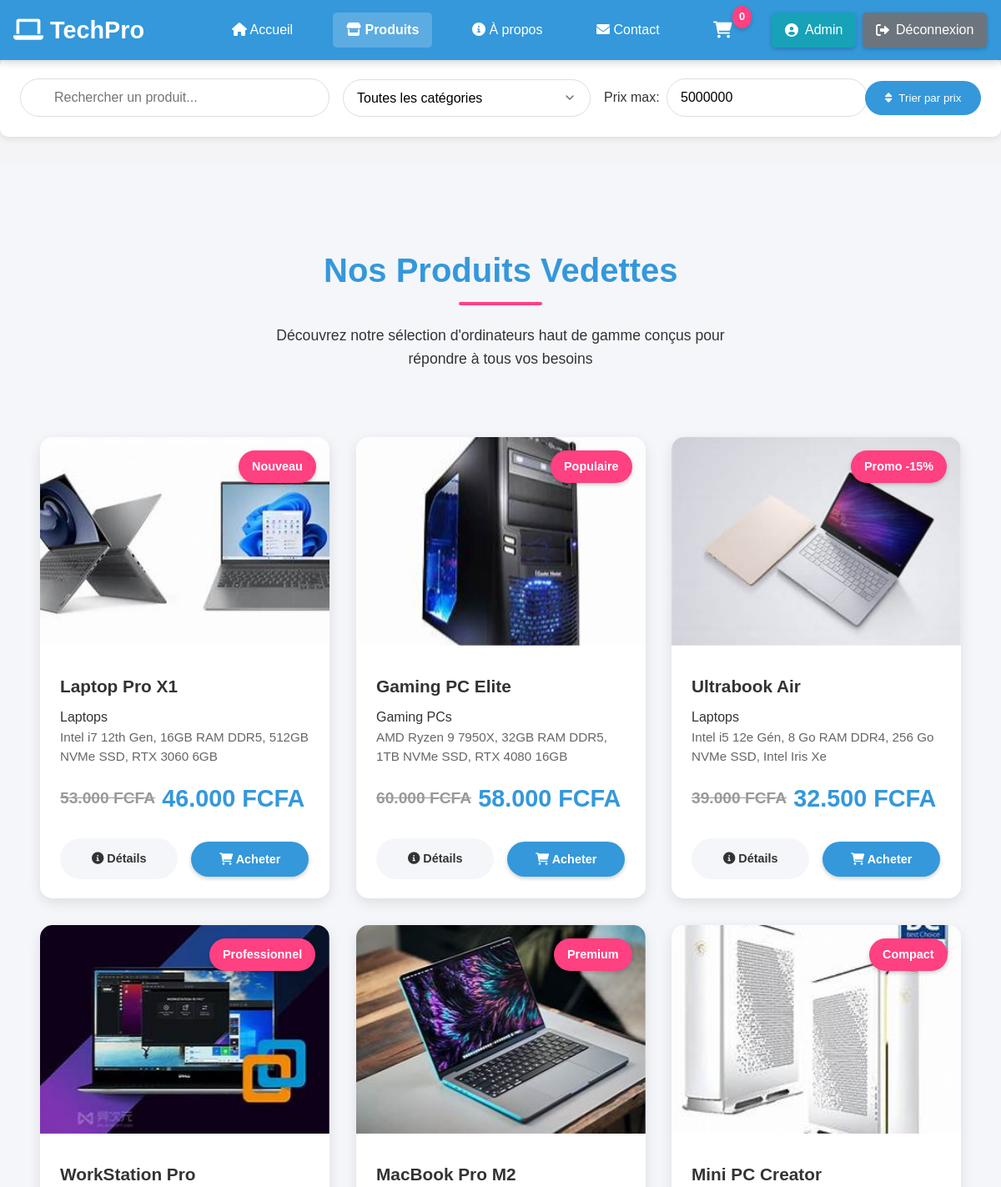
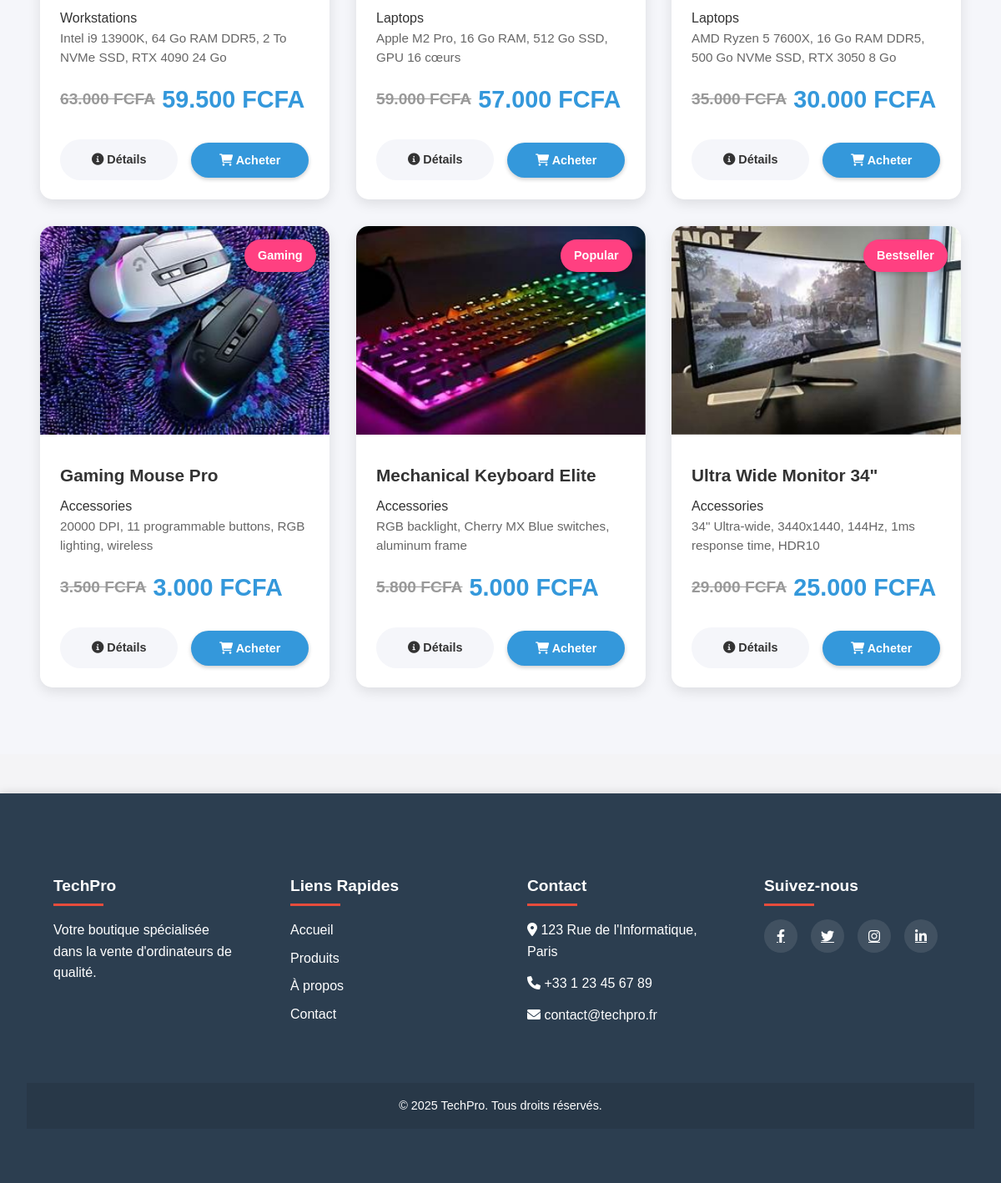
The app's page /produit.php (signed in) with its own data (2 pictures, top to bottom).
### tables this page shows
CREATE TABLE products (
    product_id INT PRIMARY KEY AUTO_INCREMENT,
    category_id INT,
    name VARCHAR(255) NOT NULL,
    description TEXT,
    specifications TEXT,
    price DECIMAL(10,2) NOT NULL,
    original_price DECIMAL(10,2),
    image_path VARCHAR(255),
    badge VARCHAR(50),
    stock_quantity INT DEFAULT 0,
    is_featured BOOLEAN DEFAULT FALSE,
    created_at TIMESTAMP DEFAULT CURRENT_TIMESTAMP,
    sales_count INT DEFAULT 0,
    low_stock_threshold INT DEFAULT 5,
    supplier_id INT NULL,
    warranty_period VARCHAR(50),
    return_policy TEXT,
    FOREIGN KEY (category_id) REFERENCES product_categories(category_id)
);

CREATE TABLE product_categories (
    category_id INT PRIMARY KEY AUTO_INCREMENT,
    category_name VARCHAR(100) NOT NULL,
    description TEXT
);

### get_products.php (called while the page is built, shortened)
<?php
require_once 'DatabaseConnection/db_config.php';
function getProducts($featured = false, $limit = null) {
    global $pdo;
    $query = "SELECT p.*, c.category_name
              FROM products p
              JOIN product_categories c ON p.category_id = c.category_id";
    if ($featured) {
        $query .= " WHERE p.is_featured = TRUE";
    }
    $stmt = $pdo->prepare($query);
    $stmt->execute();
    return $stmt->fetchAll();
}
function formatPrice($price) {
    return number_format($price, 0, ',', '.') . ' FCFA';
}
?>

### produit.php (the view, shortened to what this page needs)
<?php
require_once 'DatabaseConnection/db_config.php';
require_once 'get_products.php';
$products = getProducts(true);
?>
<!DOCTYPE html>
<html lang="fr">
<head>
    <link rel="stylesheet" href="https://cdnjs.cloudflare.com/ajax/libs/font-awesome/6.0.0/css/all.min.css">
    <link rel="stylesheet" href="Styles/styles.css">
</head>
<body>
    <?php include 'header.php'; ?>
    <main>
        <section class="filter-section">
            <div class="filter-container">
                <div class="search-box">
                    <input type="text" id="product-search" placeholder="Rechercher un produit...">
                </div>
                <div class="category-filter">
                    <select id="category-select">
                        <option value="">Toutes les catégories</option>
                    </select>
                </div>
                <div class="price-filter">
                    <label>Prix max:</label>
                    <input type="number" id="price-max" value="5000000" step="10000" min="0">
                    <span>FCFA</span>
                </div>
                <button class="sort-button" id="sort-button">
                    <i class="fas fa-sort"></i>
                    Trier par prix
                </button>
            </div>
        </section>
        <section class="products-section" id="products">
            <div class="section-header">
                <h2>Nos Produits Vedettes</h2>
                <p>Découvrez notre sélection d'ordinateurs haut de gamme conçus pour répondre à tous vos besoins</p>
            </div>
            <div class="products-grid">
                <?php foreach ($products as $product): ?>
                <div class="product-card"
                     data-price="<?= $product['price'] ?>"
                     data-category="<?= htmlspecialchars($product['category_name']) ?>">
                    <img src="<?= htmlspecialchars($product['image_path']) ?>"
                         alt="<?= htmlspecialchars($product['name']) ?>"
                         class="product-image">
                    <span class="product-badge"><?= htmlspecialchars($product['badge']) ?></span>
                    <div class="product-details">
                        <h3 class="product-title"><?= htmlspecialchars($product['name']) ?></h3>
                        <p class="product-category"><?= htmlspecialchars($product['category_name']) ?></p>
                        <p class="product-specs">
                            <?= nl2br(htmlspecialchars($product['specifications'])) ?>
                        </p>
                        <div class="product-price">
                            <?php if ($product['original_price']): ?>
                                <span class="old-price"><?= formatPrice($product['original_price']) ?></span>
                            <?php endif; ?>
                            <?= formatPrice($product['price']) ?>
                        </div>
                        <div class="product-actions">
                            <a href="detail.php?id=<?= $product['product_id'] ?>" class="btn btn-secondary">
    <i class="fas fa-info-circle"></i> Détails
</a>
                            <button class="btn btn-primary" onclick="addToCart(<?= $product['product_id'] ?>)">
                                <i class="fas fa-shopping-cart"></i> Acheter
                            </button>
                        </div>
                    </div>
                </div>
                <?php endforeach; ?>
            </div>
        </section>
    </main>
    <?php include 'footer.php'; ?>
</body>
</html>

### Styles/styles.css (style rules this page uses)
* { margin: 0; padding: 0; box-sizing: border-box; font-family: "Poppins", sans-serif; }
:root { --primary-color: #1a237e; --secondary-color: #303f9f; --accent-color: #ff4081; --light-gray: #f5f6fa; --dark-gray: #333; --success-color: #4caf50; }
body { background-color: var(--light-gray); line-height: 1.6; color: var(--dark-gray); }
.filter-section { background: white; padding: 1.5rem; margin-bottom: 2rem; border-radius: 10px; box-shadow: 0 2px 10px rgba(0, 0, 0, 0.1); position: sticky; top: 70px; z-index: 100; }
.filter-container { max-width: 1400px; margin: 0 auto; display: flex; flex-wrap: wrap; gap: 1.5rem; align-items: center; }
.search-box { flex: 1; min-width: 250px; position: relative; }
.search-box input { width: 100%; padding: 0.8rem 1rem 0.8rem 2.5rem; border: 1px solid #ddd; border-radius: 25px; font-size: 1rem; }
.category-filter { min-width: 200px; flex: 0.8; }
.category-filter select { width: 100%; padding: 0.8rem 1rem; border: 1px solid #ddd; border-radius: 25px; font-size: 1rem; background-color: white; cursor: pointer; appearance: none; background-repeat: no-repeat; background-position: right 1rem center; background-size: 1em; }
.price-filter { display: flex; align-items: center; gap: 0.5rem; flex: 0.8; min-width: 200px; }
.price-filter label { white-space: nowrap; }
.price-filter input { flex: 1; padding: 0.8rem 1rem; border: 1px solid #ddd; border-radius: 25px; font-size: 1rem; }
.price-filter span { white-space: nowrap; }
.sort-button { background-color: var(--primary-color); color: white; padding: 0.8rem 1.5rem; border: none; border-radius: 25px; cursor: pointer; display: flex; align-items: center; gap: 0.5rem; transition: all 0.3s; white-space: nowrap; }
@media (max-width: 1200px) { .filter-container { gap: 1rem; } }
@media (max-width: 1200px) { .search-box, .category-filter, .price-filter { min-width: 200px; } }
.products-section { padding: 6rem 2rem 4rem; background-color: var(--light-gray); }
.section-header { text-align: center; margin-bottom: 4rem; }
.section-header h2 { color: var(--primary-color); font-size: 2.5rem; margin-bottom: 1rem; position: relative; display: inline-block; }
.section-header h2::after { content: ""; position: absolute; bottom: -10px; left: 50%; transform: translateX(-50%); width: 100px; height: 4px; background-color: var(--accent-color); border-radius: 2px; }
.section-header p { color: var(--dark-gray); font-size: 1.1rem; max-width: 600px; margin: 1rem auto; }
.products-grid { max-width: 1400px; margin: 0 auto; display: grid; grid-template-columns: repeat(auto-fit, minmax(300px, 1fr)); gap: 2rem; padding: 1rem; }
.product-card { background: white; border-radius: 15px; overflow: hidden; box-shadow: 0 5px 15px rgba(0, 0, 0, 0.1); transition: all 0.3s; position: relative; }
.product-image { width: 100%; height: 250px; object-fit: cover; transition: all 0.3s; }
.product-badge { position: absolute; top: 1rem; right: 1rem; background-color: var(--accent-color); color: white; padding: 0.5rem 1rem; border-radius: 25px; font-size: 0.9rem; font-weight: bold; box-shadow: 0 2px 5px rgba(0, 0, 0, 0.2); z-index: 1; }
.product-details { padding: 1.5rem; }
.product-title { font-size: 1.3rem; color: var(--dark-gray); margin-bottom: 0.5rem; font-weight: bold; }
.product-specs { color: #666; font-size: 0.95rem; margin-bottom: 1rem; line-height: 1.5; }
.product-price { font-size: 1.8rem; color: var(--primary-color); font-weight: bold; margin-bottom: 1.5rem; display: flex; align-items: center; gap: 0.5rem; }
.old-price { font-size: 1.2rem; color: #999; text-decoration: line-through; }
.product-actions { display: flex; gap: 1rem; align-items: center; }
.btn { padding: 0.8rem 1.5rem; border-radius: 25px; border: none; cursor: pointer; font-weight: bold; transition: all 0.3s; text-decoration: none; text-align: center; font-size: 0.9rem; flex: 1; }
.btn-primary { background-color: var(--primary-color); color: white; box-shadow: 0 2px 5px rgba(0, 0, 0, 0.2); }
.btn-secondary { background-color: var(--light-gray); color: var(--dark-gray); }
* { will-change: transform, opacity; backface-visibility: hidden; perspective: 1000px; }
html { scroll-behavior: smooth; scroll-padding-top: 70px; }
img { max-width: 100%; height: auto; object-fit: cover; image-rendering: -webkit-optimize-contrast; }
.product-specs { page-break-inside: avoid; }

### records on screen
products: image_path (picture), badge "Nouveau", name "Laptop Pro X1", category.category_name "Laptops", specifications "Intel i7 12th Gen, 16GB RAM DDR5, 512GB NVMe SSD, RTX 3060 6GB", original_price "53.000 FCFA", price "46.000 FCFA"
products: image_path (picture), badge "Populaire", name "Gaming PC Elite", category.category_name "Gaming PCs", specifications "AMD Ryzen 9 7950X, 32GB RAM DDR5, 1TB NVMe SSD, RTX 4080 16GB", original_price "60.000 FCFA", price "58.000 FCFA"
products: image_path (picture), badge "Promo -15%", name "Ultrabook Air", category.category_name "Laptops", specifications "Intel i5 12e Gén, 8 Go RAM DDR4, 256 Go NVMe SSD, Intel Iris Xe", original_price "39.000 FCFA", price "32.500 FCFA"
products: image_path (picture), badge "Professionnel", name "WorkStation Pro", category.category_name "Workstations", specifications "Intel i9 13900K, 64 Go RAM DDR5, 2 To NVMe SSD, RTX 4090 24 Go", original_price "63.000 FCFA", price "59.500 FCFA"
products: image_path (picture), badge "Premium", name "MacBook Pro M2", category.category_name "Laptops", specifications "Apple M2 Pro, 16 Go RAM, 512 Go SSD, GPU 16 cœurs", original_price "59.000 FCFA", price "57.000 FCFA"
products: image_path (picture), badge "Compact", name "Mini PC Creator", category.category_name "Laptops", specifications "AMD Ryzen 5 7600X, 16 Go RAM DDR5, 500 Go NVMe SSD, RTX 3050 8 Go", original_price "35.000 FCFA", price "30.000 FCFA"
products: image_path (picture), badge "Gaming", name "Gaming Mouse Pro", category.category_name "Accessories", specifications "20000 DPI, 11 programmable buttons, RGB lighting, wireless", original_price "3.500 FCFA", price "3.000 FCFA"
products: image_path (picture), badge "Popular", name "Mechanical Keyboard Elite", category.category_name "Accessories", specifications "RGB backlight, Cherry MX Blue switches, aluminum frame", original_price "5.800 FCFA", price "5.000 FCFA"
products: image_path (picture), badge "Bestseller", name "Ultra Wide Monitor 34\"", category.category_name "Accessories", specifications "34\" Ultra-wide, 3440x1440, 144Hz, 1ms response time, HDR10", original_price "29.000 FCFA", price "25.000 FCFA"

### other values on screen
$cartCount "0"
explode(' ', $_SESSION['user_name'])[0] "Admin"
